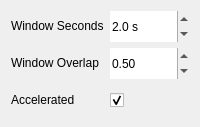
             <widget class="QWidget" name="nk2_page_emrich">
              <layout class="QFormLayout" name="formLayout_12">
               <item row="0" column="0">
                <widget class="BodyLabel" name="label_9">
                 <property name="minimumSize">
                  <size>
                   <width>0</width>
                   <height>31</height>
                  </size>
                 </property>
                 <property name="toolTip">
                  <string>&lt;html&gt;&lt;head/&gt;&lt;body&gt;&lt;p&gt;Length of one data segment (in seconds) used in the segment-wise processing of the ECG signal.&lt;/p&gt;&lt;/body&gt;&lt;/html&gt;</string>
                 </property>
                 <property name="text">
                  <string>&lt;html&gt;&lt;head/&gt;&lt;body&gt;&lt;p&gt;Window Seconds&lt;/p&gt;&lt;/body&gt;&lt;/html&gt;</string>
                 </property>
                </widget>
               </item>
               <item row="0" column="1">
                <widget class="DoubleSpinBox" name="peak_emrich_window_seconds">
                 <property name="minimumSize">
                  <size>
                   <width>0</width>
                   <height>31</height>
                  </size>
                 </property>
                 <property name="toolTip">
                  <string>&lt;html&gt;&lt;head/&gt;&lt;body&gt;&lt;p&gt;Length of one data segment (in seconds) used in the segment-wise processing of the ECG signal.&lt;/p&gt;&lt;/body&gt;&lt;/html&gt;</string>
                 </property>
                 <property name="frame">
                  <bool>false</bool>
                 </property>
                 <property name="suffix">
                  <string> s</string>
                 </property>
                 <property name="decimals">
                  <number>1</number>
                 </property>
                 <property name="minimum">
                  <double>1.000000000000000</double>
                 </property>
                 <property name="singleStep">
                  <double>0.100000000000000</double>
                 </property>
                 <property name="value">
                  <double>2.000000000000000</double>
                 </property>
                </widget>
               </item>
               <item row="1" column="0">
                <widget class="BodyLabel" name="windowOverlapLabel">
                 <property name="minimumSize">
                  <size>
                   <width>0</width>
                   <height>31</height>
                  </size>
                 </property>
                 <property name="toolTip">
                  <string>&lt;html&gt;&lt;head/&gt;&lt;body&gt;&lt;p&gt;Overlap percentage (0 = 0%, 1 = 100%) of the data segments used in the segment-wise computation.&lt;/p&gt;&lt;/body&gt;&lt;/html&gt;</string>
                 </property>
                 <property name="text">
                  <string>&lt;html&gt;&lt;head/&gt;&lt;body&gt;&lt;p&gt;Window Overlap&lt;/p&gt;&lt;/body&gt;&lt;/html&gt;</string>
                 </property>
                </widget>
               </item>
               <item row="1" column="1">
                <widget class="DoubleSpinBox" name="peak_emrich_window_overlap">
                 <property name="minimumSize">
                  <size>
                   <width>0</width>
                   <height>31</height>
                  </size>
                 </property>
                 <property name="toolTip">
                  <string>&lt;html&gt;&lt;head/&gt;&lt;body&gt;&lt;p&gt;Overlap percentage (0 = 0%, 1 = 100%) of the data segments used in the segment-wise computation.&lt;/p&gt;&lt;/body&gt;&lt;/html&gt;</string>
                 </property>
                 <property name="frame">
                  <bool>false</bool>
                 </property>
                 <property name="decimals">
                  <number>2</number>
                 </property>
                 <property name="minimum">
                  <double>0.010000000000000</double>
                 </property>
                 <property name="maximum">
                  <double>1.000000000000000</double>
                 </property>
                 <property name="singleStep">
                  <double>0.010000000000000</double>
                 </property>
                 <property name="value">
                  <double>0.500000000000000</double>
                 </property>
                </widget>
               </item>
               <item row="2" column="0">
                <widget class="BodyLabel" name="acceleratedLabel">
                 <property name="minimumSize">
                  <size>
                   <width>0</width>
                   <height>31</height>
                  </size>
                 </property>
                 <property name="toolTip">
                  <string>&lt;html&gt;&lt;head/&gt;&lt;body&gt;&lt;p&gt;Enables the data pre-processing in which the input signal is reduced only to local maxima which reduces the computation time by one order of magnitude while the performance remains comparable.&lt;/p&gt;&lt;/body&gt;&lt;/html&gt;</string>
                 </property>
                 <property name="text">
                  <string>&lt;html&gt;&lt;head/&gt;&lt;body&gt;&lt;p&gt;Accelerated&lt;/p&gt;&lt;/body&gt;&lt;/html&gt;</string>
                 </property>
                </widget>
               </item>
               <item row="2" column="1">
                <widget class="CheckBox" name="peak_emrich_accelerated">
                 <property name="minimumSize">
                  <size>
                   <width>0</width>
                   <height>31</height>
                  </size>
                 </property>
                 <property name="toolTip">
                  <string>&lt;html&gt;&lt;head/&gt;&lt;body&gt;&lt;p&gt;Enables the data pre-processing in which the input signal is reduced only to local maxima which reduces the computation time by one order of magnitude while the performance remains comparable.&lt;/p&gt;&lt;/body&gt;&lt;/html&gt;</string>
                 </property>
                 <property name="checked">
                  <bool>true</bool>
                 </property>
                </widget>
               </item>
              </layout>
             </widget>
